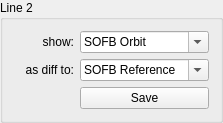
         <widget class="QGroupBox" name="GB_Line2">
          <property name="title">
           <string>Line 2</string>
          </property>
          <layout class="QGridLayout" name="gridLayout_15">
           <item row="0" column="2">
            <widget class="QComboBox" name="CB_Line2Orb">
             <property name="sizePolicy">
              <sizepolicy hsizetype="Preferred" vsizetype="Preferred">
               <horstretch>0</horstretch>
               <verstretch>0</verstretch>
              </sizepolicy>
             </property>
             <property name="minimumSize">
              <size>
               <width>0</width>
               <height>0</height>
              </size>
             </property>
             <property name="editable">
              <bool>true</bool>
             </property>
             <property name="currentIndex">
              <number>0</number>
             </property>
             <item>
              <property name="text">
               <string>SOFB Orbit</string>
              </property>
             </item>
             <item>
              <property name="text">
               <string>Current Raw Orbit</string>
              </property>
             </item>
             <item>
              <property name="text">
               <string>Register 1</string>
              </property>
             </item>
             <item>
              <property name="text">
               <string>Register 2</string>
              </property>
             </item>
             <item>
              <property name="text">
               <string>Register 3</string>
              </property>
             </item>
             <item>
              <property name="text">
               <string>Register 4</string>
              </property>
             </item>
             <item>
              <property name="text">
               <string>Register 5</string>
              </property>
             </item>
             <item>
              <property name="text">
               <string>Register 6</string>
              </property>
             </item>
             <item>
              <property name="text">
               <string>Register 7</string>
              </property>
             </item>
             <item>
              <property name="text">
               <string>Register 8</string>
              </property>
             </item>
             <item>
              <property name="text">
               <string>Register 9</string>
              </property>
             </item>
             <item>
              <property name="text">
               <string>Golden</string>
              </property>
             </item>
             <item>
              <property name="text">
               <string>Zero</string>
              </property>
             </item>
            </widget>
           </item>
           <item row="0" column="1">
            <widget class="QLabel" name="LB_Line2Orb">
             <property name="sizePolicy">
              <sizepolicy hsizetype="Fixed" vsizetype="Preferred">
               <horstretch>0</horstretch>
               <verstretch>0</verstretch>
              </sizepolicy>
             </property>
             <property name="minimumSize">
              <size>
               <width>60</width>
               <height>0</height>
              </size>
             </property>
             <property name="text">
              <string>show:</string>
             </property>
             <property name="alignment">
              <set>Qt::AlignRight|Qt::AlignTrailing|Qt::AlignVCenter</set>
             </property>
            </widget>
           </item>
           <item row="1" column="1">
            <widget class="QLabel" name="LB_Line2Ref">
             <property name="sizePolicy">
              <sizepolicy hsizetype="Fixed" vsizetype="Preferred">
               <horstretch>0</horstretch>
               <verstretch>0</verstretch>
              </sizepolicy>
             </property>
             <property name="minimumSize">
              <size>
               <width>60</width>
               <height>0</height>
              </size>
             </property>
             <property name="text">
              <string>as diff to:</string>
             </property>
             <property name="alignment">
              <set>Qt::AlignRight|Qt::AlignTrailing|Qt::AlignVCenter</set>
             </property>
            </widget>
           </item>
           <item row="1" column="2">
            <widget class="QComboBox" name="CB_Line2Ref">
             <property name="sizePolicy">
              <sizepolicy hsizetype="Preferred" vsizetype="Preferred">
               <horstretch>0</horstretch>
               <verstretch>0</verstretch>
              </sizepolicy>
             </property>
             <property name="minimumSize">
              <size>
               <width>0</width>
               <height>0</height>
              </size>
             </property>
             <property name="editable">
              <bool>true</bool>
             </property>
             <property name="currentIndex">
              <number>0</number>
             </property>
             <item>
              <property name="text">
               <string>SOFB Reference</string>
              </property>
             </item>
             <item>
              <property name="text">
               <string>Golden</string>
              </property>
             </item>
             <item>
              <property name="text">
               <string>Register 1</string>
              </property>
             </item>
             <item>
              <property name="text">
               <string>Register 2</string>
              </property>
             </item>
             <item>
              <property name="text">
               <string>Register 3</string>
              </property>
             </item>
             <item>
              <property name="text">
               <string>Register 4</string>
              </property>
             </item>
             <item>
              <property name="text">
               <string>Register 5</string>
              </property>
             </item>
             <item>
              <property name="text">
               <string>Register 6</string>
              </property>
             </item>
             <item>
              <property name="text">
               <string>Register 7</string>
              </property>
             </item>
             <item>
              <property name="text">
               <string>Register 8</string>
              </property>
             </item>
             <item>
              <property name="text">
               <string>Register 9</string>
              </property>
             </item>
             <item>
              <property name="text">
               <string>Zero</string>
              </property>
             </item>
            </widget>
           </item>
           <item row="2" column="2">
            <widget class="QPushButton" name="PB_Line2Save">
             <property name="text">
              <string>Save</string>
             </property>
            </widget>
           </item>
          </layout>
         </widget>
